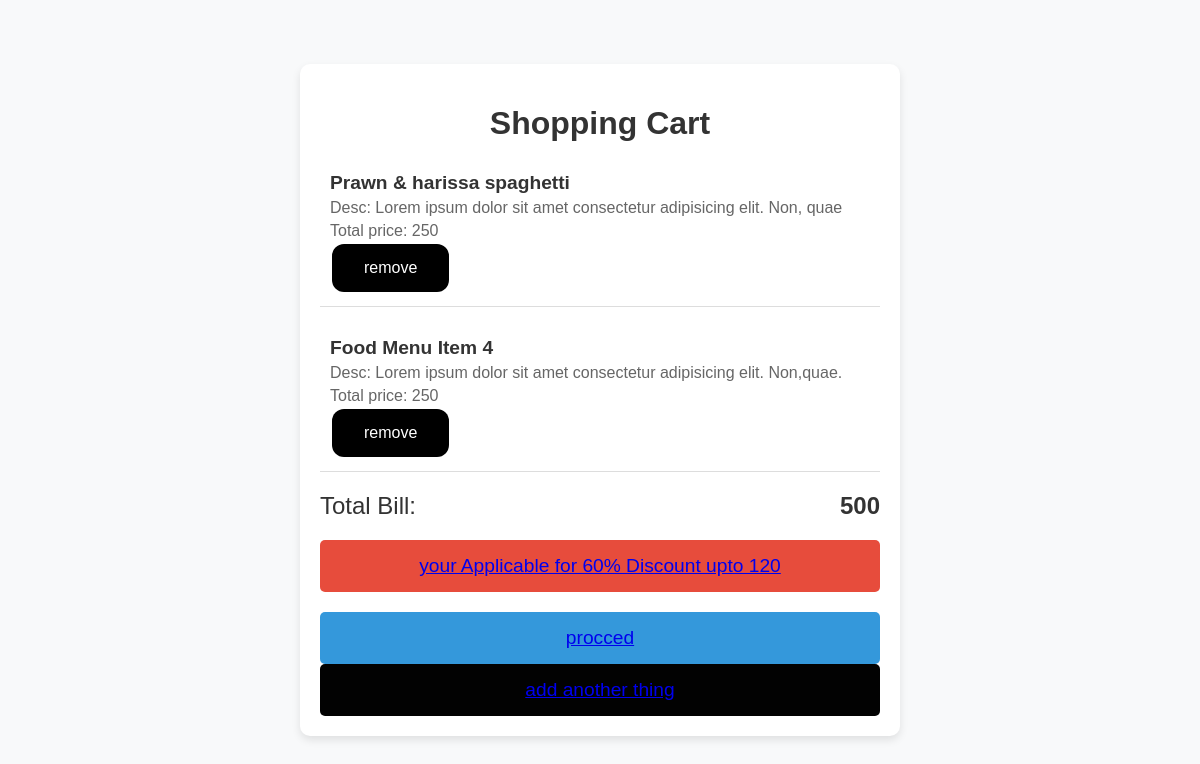
The page /your_cart (signed in) on the database its author committed.
### rest/models.py (models this page shows, shortened)
class foods(models.Model) :
    name = models.TextField(max_length=100)
    desc = models.TextField(max_length=500)
    price = models.IntegerField(null='True')

### rest/views.py (the view)
# urls.py: path('your_cart' ,views.your_cart, name='your_c' ),
@login_required(login_url='lo')
def your_cart(request) :
    users = profile.objects.get(usern=request.user)
    context = users.item.all()
    price = 0
    for i in context :
        price += int(i.price)
    return render(request,'your_cart.html' , {'context':context , 'price':price})

### templates/your_cart.html (shortened to what this page needs)
<!DOCTYPE html>
<html lang="en">
<head>
</head>
<body>
    <div class="cart-container">
        <h1 class="cart-title">Shopping Cart</h1>
        {% for i in context %}
        <div class="cart-item">
            <div class="cart-item-details">
                <h2 class="cart-item-title">{{i.name}}</h2>
                <p class="cart-item-price">Desc: {{i.desc}}</p>
                <p class="cart-item-total-price">Total price: {{i.price}}</p>
                <form method='POST' action ="{% url 're' i.id %}">
                    <input type="submit" value="remove">
                </form>
            </div>
        </div>
        {% endfor %}
        <div class="cart-total">
            <span>Total Bill:</span>
            <span class="cart-total-price">{{price}}</span>
        </div>
        {% if price > 199 %}
        <button id="discount-button" class="discount-button"><a href="{% url 'off' price %}">your Applicable for 60% Discount upto 120</a></button>
        {% endif %}
        {% if price != 0 %}
        <button  class="checkout-button"><a href="{% url 'pay' price %}">procced</a></button>
        <button  class="ncheckout-button"><a href="/">add another thing</a></button>
        {% else %}
        <button class="checkout-button"><a href="/">your cart is empty add something</a></button>
        {% endif %}
    </div>
</body>
</html>

### templates/your_cart.html (style rules this page uses)
body { font-family: 'Arial', sans-serif; background-color: #f8f9fa; margin: 0; padding: 0; display: flex; justify-content: center; align-items: center; height: 100vh; }
.cart-container { width: 80%; max-width: 600px; background-color: #fff; border-radius: 10px; box-shadow: 0 4px 8px rgba(0, 0, 0, 0.1); padding: 20px; box-sizing: border-box; }
.cart-title { font-size: 2em; text-align: center; margin-bottom: 20px; color: #333; }
.cart-item { display: flex; align-items: center; margin-bottom: 20px; padding: 10px; border-bottom: 1px solid #ddd; }
.cart-item-details { flex-grow: 1; }
.cart-item-title { font-size: 1.2em; color: #333; margin: 0; }
.cart-item-price, .cart-item-quantity, .cart-item-total-price { font-size: 1em; color: #666; margin: 5px 0 0; }
.cart-total { display: flex; justify-content: space-between; align-items: center; font-size: 1.5em; margin: 20px 0; color: #333; }
.cart-total-price { font-weight: bold; }
.discount-button { width: 100%; background-color: #e74c3c; color: #fff; border: none; padding: 15px; border-radius: 5px; font-size: 1.2em; cursor: pointer; transition: background-color 0.3s ease; margin-bottom: 20px; }
.checkout-button { width: 100%; background-color: #3498db; color: #fff; border: none; padding: 15px; border-radius: 5px; font-size: 1.2em; cursor: pointer; transition: background-color 0.3s ease; }
.ncheckout-button { width: 100%; background-color: #020202; color: #fff; border: none; padding: 15px; border-radius: 5px; font-size: 1.2em; cursor: pointer; transition: background-color 0.3s ease; }
input[type="submit"] { background-color: #000000; border: none; color: white; padding: 15px 32px; text-align: center; text-decoration: none; display: inline-block; font-size: 16px; margin: 4px 2px; cursor: pointer; border-radius: 12px; transition: background-color 0.3s; }

### rows shown on the page
foods: name "Prawn & harissa spaghetti", desc "Lorem ipsum dolor sit amet consectetur adipisicing elit. Non, quae", price "250"
foods: name "Food Menu Item 4", desc "Lorem ipsum dolor sit amet consectetur adipisicing elit. Non,quae.", price "250"

### other values the page prints
{{ price }} "500"
